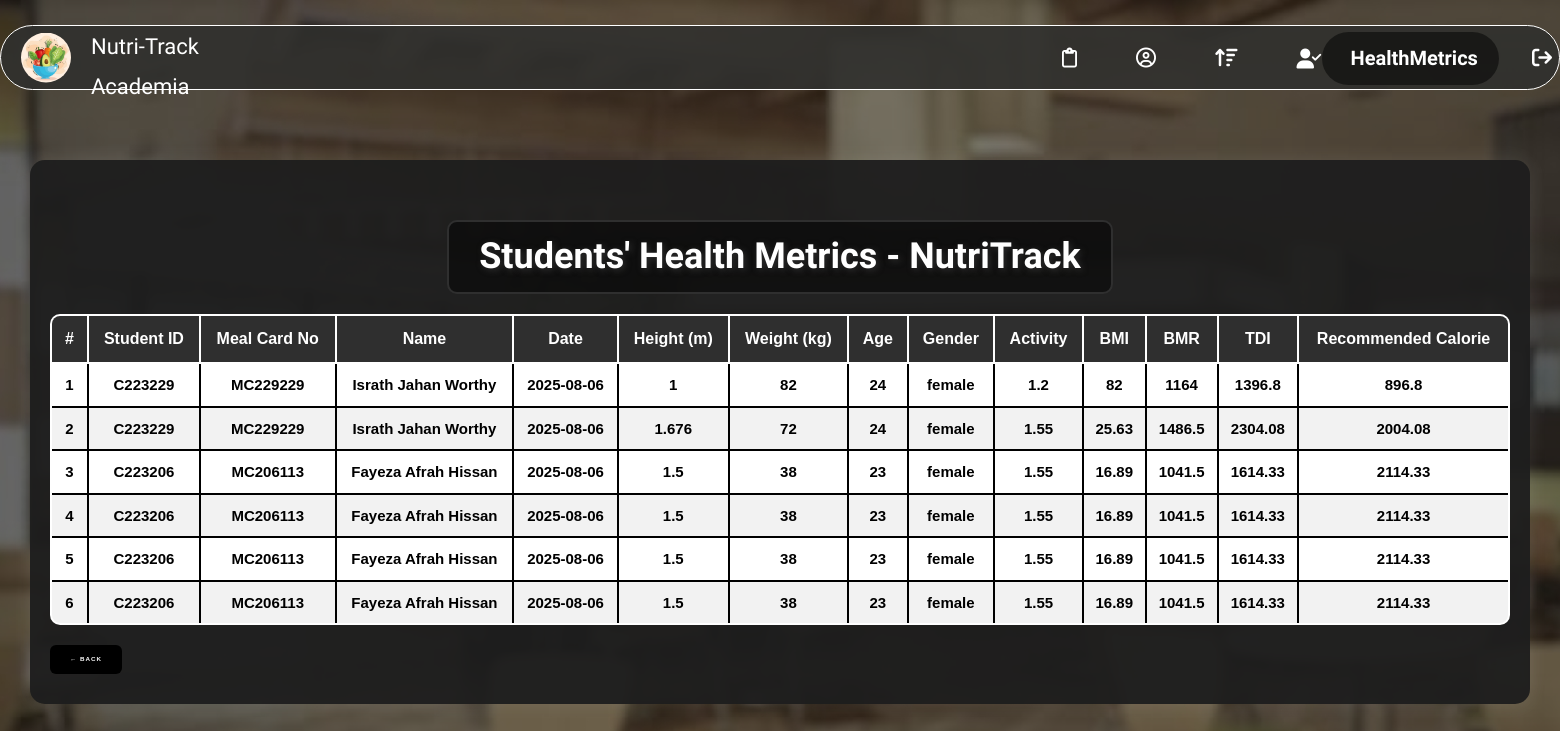
The app's page /admin_bmi_history.php (signed in) with its own data.
### tables this page shows
CREATE TABLE `health_metrics` (
  `num` int(11) NOT NULL,
  `id` varchar(10) NOT NULL,
  `meal_cn` varchar(10) NOT NULL,
  `name` varchar(100) NOT NULL,
  `date` date NOT NULL,
  `height` double NOT NULL,
  `weight` double NOT NULL,
  `age` int(5) NOT NULL,
  `gender` varchar(10) NOT NULL,
  `activity` varchar(100) NOT NULL,
  `bmi` double NOT NULL,
  `bmr` double NOT NULL,
  `tdi` double NOT NULL,
  `calorie` double NOT NULL
);

### admin_bmi_history.php (the view, shortened to what this page needs)
<?php
$connection = mysqli_connect("localhost", "root", "", "nutri_track");
$query = "SELECT * FROM health_metrics ORDER BY date DESC, num DESC";
$result = mysqli_query($connection, $query);
?>
<!DOCTYPE html>
<html lang="en">
<head>
  <link rel="stylesheet" href="https://maxcdn.bootstrapcdn.com/bootstrap/3.4.1/css/bootstrap.min.css">
  <link rel="stylesheet" href="https://cdnjs.cloudflare.com/ajax/libs/font-awesome/6.2.1/css/all.min.css"/>
</head>
<body>
  <nav class="navbar">
        <img id="ntac_logo" src="images/ntac_logo.jpeg">
        <h1><a href="home.php">Nutri-Track Academia</a></h1>
    <div class="icon-section">
      <ul class="navbar-icons">
        <li class="navbar-icon">
          <i class="fa-regular fa-clipboard"></i>
          <a href="meal_menu_editing.php" class="btn btn-dark"><span>MenuEdit</span></a>
        </li>
        <li class="navbar-icon">
          <i class="fa-regular fa-circle-user"></i>
          <a href="update_admin.php" class="btn btn-dark"><span>Profile</span></a>
        </li>
        <li class="navbar-icon">
          <i class="fa-solid fa-arrow-up-wide-short"></i>
          <a href="order_list.php" class="btn btn-dark"><span>OrderList</span></a>
        </li>
        <li class="navbar-icon active">
          <i class="fa-solid fa-user-check"></i>
          <a href="admin_bmi_history.php" class="btn btn-dark"><span>HealthMetrics</span></a>
        </li>
        <li class="navbar-icon">
          <i class="fa-solid fa-arrow-right-from-bracket"></i>
          <a href="admin_logout.php" class="btn btn-dark"><span>Logout</span></a>
        </li>
      </ul>
    </div>
  </nav>
  <div class="container">
    <h2>Students' Health Metrics - NutriTrack</h2>
    <table>
      <thead>
        <tr>
          <th>#</th>
          <th>Student ID</th>
          <th>Meal Card No</th>
          <th>Name</th>
          <th>Date</th>
          <th>Height (m)</th>
          <th>Weight (kg)</th>
          <th>Age</th>
          <th>Gender</th>
          <th>Activity</th>
          <th>BMI</th>
          <th>BMR</th>
          <th>TDI</th>
          <th>Recommended Calorie</th>
        </tr>
      </thead>
      <tbody>
        <?php
        $count = 1;
        while ($row = mysqli_fetch_assoc($result)) {
          echo "<tr>";
          echo "<td>" . $count++ . "</td>";
          echo "<td>" . htmlspecialchars($row['id']) . "</td>";
          echo "<td>" . htmlspecialchars($row['meal_cn']) . "</td>";
          echo "<td>" . htmlspecialchars($row['name']) . "</td>";
          echo "<td>" . htmlspecialchars($row['date']) . "</td>";
          echo "<td>" . htmlspecialchars($row['height']) . "</td>";
          echo "<td>" . htmlspecialchars($row['weight']) . "</td>";
          echo "<td>" . htmlspecialchars($row['age']) . "</td>";
          echo "<td>" . htmlspecialchars($row['gender']) . "</td>";
          echo "<td>" . htmlspecialchars($row['activity']) . "</td>";
          echo "<td>" . htmlspecialchars($row['bmi']) . "</td>";
          echo "<td>" . htmlspecialchars($row['bmr']) . "</td>";
          echo "<td>" . htmlspecialchars($row['tdi']) . "</td>";
          echo "<td>" . htmlspecialchars($row['calorie']) . "</td>";
          echo "</tr>";
        }
        ?>
      </tbody>
    </table>
    <a href="meal_menu_editing.php" class="back-btn">← Back</a>
  </div>
</body>
</html>

### admin_bmi_history.php (style rules this page uses)
:root { --white: #ffffff; --black: #000000; --green: white; --green-light-opacity: rgba(0, 0, 0, 0.5); }
* { margin: 0; padding: 0; outline: none; list-style-type: none; box-sizing: border-box; font-family: Arial, sans-serif; }
html, body { font-size: 62.5%; }
body { display: flex; flex-direction: column; position: relative; height: 100%; width: 100%; background-image: linear-gradient(rgba(0, 0, 0, 0.5), rgba(0, 0, 0, 0.5)), url('images/nice 4.jpg'); }
.navbar { display: flex; align-items: center; height: 6.5rem; padding: 1rem; margin-top: 25px; width: 100%; background-color: rgba(48, 48, 46, 0.9); border: 1px solid var(--white); border-radius: 50px; box-shadow: var(--shadow-black); font-family: "Sofia", sans-serif; }
.navbar-icons { flex: 1; display: flex; align-items: center; justify-content: space-around; }
.navbar-icon { flex: 20%; display: flex; align-items: center; justify-content: space-evenly; text-decoration: none; cursor: pointer; border-radius: 35px; padding: 1.1rem 2rem 1.1rem 1.3rem; color: white; }
.navbar-icon i { font-size: 2rem; color: var(--green-dark); }
.navbar-icon a span { opacity: 0; font-size: 1.5rem; font-weight: 600; color: var(--green); margin-left: -12rem; transition: opacity 0.1s ease, margin-left 0.5s ease; font-family: "Sofia", sans-serif; }
.active.navbar-icon a { display: flex; align-items: center; border-radius: 35px; width: auto; background-color: var(--green-light-opacity); padding: 1.1rem 2rem 1.1rem 1.3rem; }
.active.navbar-icon i { color: var(--green); }
.active.navbar-icon span { opacity: 1; font-size: 20px; margin-left: 1.5rem; font-family: "Sofia", sans-serif; }
#ntac_logo { height: 50px; width:50px; clip-path: circle(); margin-right: 20px; margin-left: 10px; }
.navbar h1 a { font-size: 22px; font-family: "Sofia", sans-serif; color:#ffffff; }
.icon-section { margin-left:850px; width:500px; margin-bottom: -12px; }
h2 { color: white; text-align: center; font-size: 36px; margin: 30px auto 20px auto; font-weight: bold; text-shadow: 2px 2px 6px #2f2f2f; border: 2px solid #2f2f2f; padding: 15px 30px; border-radius: 10px; background-color: rgba(0, 0, 0, 0.5); width: fit-content; font-family: "Sofia", sans-serif; }
.container { width: calc(100% - 60px); margin: 50px auto 60px auto; background-color: rgba(30, 30, 30, 0.95); border-radius: 15px; padding: 30px 20px; box-shadow: 0px 0px 20px rgba(255, 255, 255, 0.1); overflow-x: auto; }
table { min-width: 1200px; width: 100%; border-collapse: collapse; border: 2px solid white; background-color: white; border-radius: 10px; overflow: hidden; }
thead { background-color: #2f2f2f; color: white; }
thead th { padding: 12px; font-size: 16px; text-align: center; border: 2px solid white; }
tbody td { color: black; border: 2px solid black; padding: 10px; font-size: 15px; font-weight: bold; text-align: center; }
tbody tr:nth-child(even) td { background-color: #f2f2f2; }
.back-btn { margin-top: 20px; display: inline-block; padding: 10px 20px; background-color: black; color: white; text-decoration: none; font-weight: bold; border-radius: 6px; text-transform: uppercase; letter-spacing: 1px; transition: background-color 0.3s; }

### records on screen
health_metrics: id "C223229", meal_cn "MC229229", name "Israth Jahan Worthy", date "2025-08-06", height "1", weight "82", age "24", gender "female", activity "1.2", bmi "82", bmr "1164", tdi "1396.8", calorie "896.8"
health_metrics: id "C223229", meal_cn "MC229229", name "Israth Jahan Worthy", date "2025-08-06", height "1.676", weight "72", age "24", gender "female", activity "1.55", bmi "25.63", bmr "1486.5", tdi "2304.08", calorie "2004.08"
health_metrics: id "C223206", meal_cn "MC206113", name "Fayeza Afrah Hissan", date "2025-08-06", height "1.5", weight "38", age "23", gender "female", activity "1.55", bmi "16.89", bmr "1041.5", tdi "1614.33", calorie "2114.33"
health_metrics: id "C223206", meal_cn "MC206113", name "Fayeza Afrah Hissan", date "2025-08-06", height "1.5", weight "38", age "23", gender "female", activity "1.55", bmi "16.89", bmr "1041.5", tdi "1614.33", calorie "2114.33"
health_metrics: id "C223206", meal_cn "MC206113", name "Fayeza Afrah Hissan", date "2025-08-06", height "1.5", weight "38", age "23", gender "female", activity "1.55", bmi "16.89", bmr "1041.5", tdi "1614.33", calorie "2114.33"
health_metrics: id "C223206", meal_cn "MC206113", name "Fayeza Afrah Hissan", date "2025-08-06", height "1.5", weight "38", age "23", gender "female", activity "1.55", bmi "16.89", bmr "1041.5", tdi "1614.33", calorie "2114.33"
